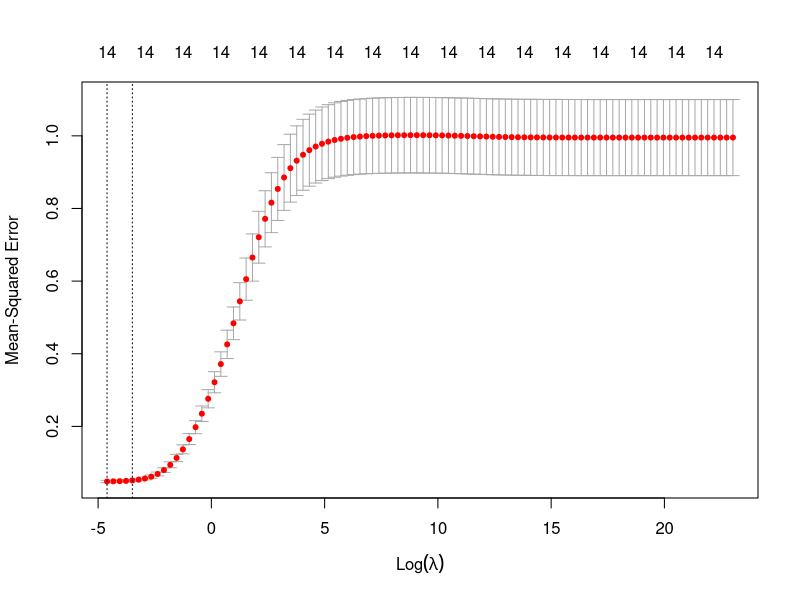

This chart was generated by the following R code: (Note: this script raises an error after producing the figure.)
library(glmnet)
#import the train and test sets
credit_train <- read.csv('../../data/train-set-data.csv')
credit_test <- read.csv('../../data/test-set-data.csv')

grid <- 10^seq(10, -2, length=100)
train_x <- model.matrix(Balance~.,credit_train)[,-1]
train_y <- credit_train$Balance

test_x <- model.matrix(Balance~., credit_test)[,-1]
test_y <- credit_test$Balance

#set seed to the best seed to ensure reproducibility
set.seed(42)

#perform ridge regression on training data
ridge_mod <- cv.glmnet(train_x,
                       train_y, alpha=0, lambda=grid,
                       intercept=FALSE, standardize=FALSE)

rdata_output <- '../../data/best-ridge.RData'

#find the best lambda
best_ridge_number <- which(ridge_mod$lambda == ridge_mod$lambda.min)
#coefficients of best model
best_ridge <- ridge_mod$glmnet.fit$beta[,best_ridge_number]

#plot the cross-validation errors in terms of the tuning parameter
plot(ridge_mod)

#calculate the MSE
ridge_pred <- predict(ridge_mod, s = best_ridge_number, 
                      newx = test_x)
ridge_mse <- mean((ridge_pred - test_y)^2)

#refit the model to the full data
credit <- read.csv('../../data/Credit.csv')

credit_x <- model.matrix(Balance~., credit)[,-1]
credit_y <- credit$Balance

credit_full <- glmnet(credit_x, credit_y, alpha=0)
credit_pred <- predict(credit_full, s = best_ridge_number, type="coefficients")

#save the relevant data to best-ridge.RData
save(best_ridge, credit_pred, best_ridge_number, ridge_mse, 
     file = rdata_output)
